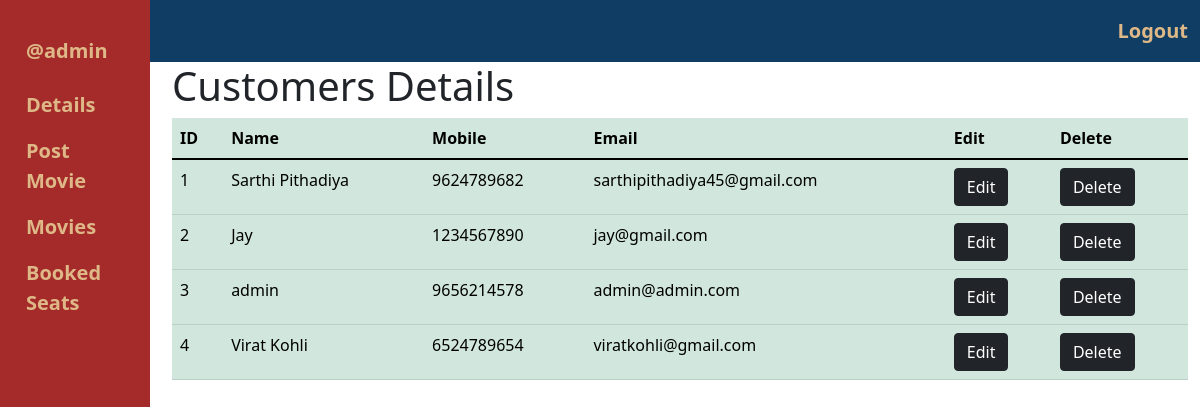
/Admin/admin_coustomers.php (signed in), run on the app's committed database.
### tables this page shows
CREATE TABLE `signup_booking` (
  `coust_id` int(11) NOT NULL,
  `name` varchar(30) NOT NULL,
  `mobile` varchar(10) NOT NULL,
  `email` varchar(30) NOT NULL,
  `password` varchar(30) NOT NULL,
  `cpassword` varchar(30) NOT NULL
);

### Admin/admin_coustomers.php (the view, shortened to what this page needs)
<?php
include('admin_header.php');
include('sidebar_admin.php');
if(isset($_SESSION['admin'])){
?>
<?php
require_once "../db_booking.php";
?>
<!DOCTYPE html>
<html lang="en">
<head>
    <link href="https://cdn.jsdelivr.net/npm/bootstrap@5.1.3/dist/css/bootstrap.min.css" rel="stylesheet">
    <link rel="stylesheet" href="https://cdn.jsdelivr.net/npm/bootstrap-icons@1.3.0/font/bootstrap-icons.css">
    <link rel="stylesheet" href="../CSS/admin_coust.css">
</head>
<body>
    <div class="customers">
        <div class="container">
            <div class="coustomer-header">
                <h1> Customers Details </h1>
            </div>
            <div class="table">
                <table class="table table-success">
                    <thead>
                        <tr>
                            <th>ID</th>
                            <th>Name</th>
                            <th>Mobile</th>
                            <th>Email</th>
                            <th>Edit</th>
                            <th>Delete</th>
                        </tr>
                    </thead>
                    <?php
                        $result_table = mysqli_query($conn, "select * from signup_booking");
                        while($data = mysqli_fetch_array($result_table))
                        {
                     ?>
                            <tr>
                            <td><?php echo $data['coust_id']; ?></td>
                             <td><?php echo $data['name']; ?></td>
                                <td><?php echo $data['mobile']; ?></td>
                                <td><?php echo $data['email']; ?></td>
                                <td><?php echo '<a class="btn btn-dark" href="update_costomer.php">Edit</a>' ?></td>
                                <td><?php echo '<a class="btn btn-dark" href="..delete_coustmer">Delete</a>' ?></td>
                            </tr>
                            <?php
                        }
                        ?>
                </table>
            </div>
        </div>
    </div>
</body>
</html>
<?php
}else{
    die('<script type="text/javascript">alert("First you need to Login to access");location.replace("admin_login.php")</script>');
}

### CSS/admin_coust.css (style rules this page uses)
.customers { margin-left: 160px; }

### data on the page
signup_booking: coust_id "1", name "Sarthi Pithadiya", mobile "9624789682", email "sarthipithadiya45@gmail.com"
signup_booking: coust_id "2", name "Jay", mobile "1234567890", email "jay@gmail.com"
signup_booking: coust_id "3", name "admin", mobile "9656214578", email "admin@admin.com"
signup_booking: coust_id "4", name "Virat Kohli", mobile "6524789654", email "viratkohli@gmail.com"
